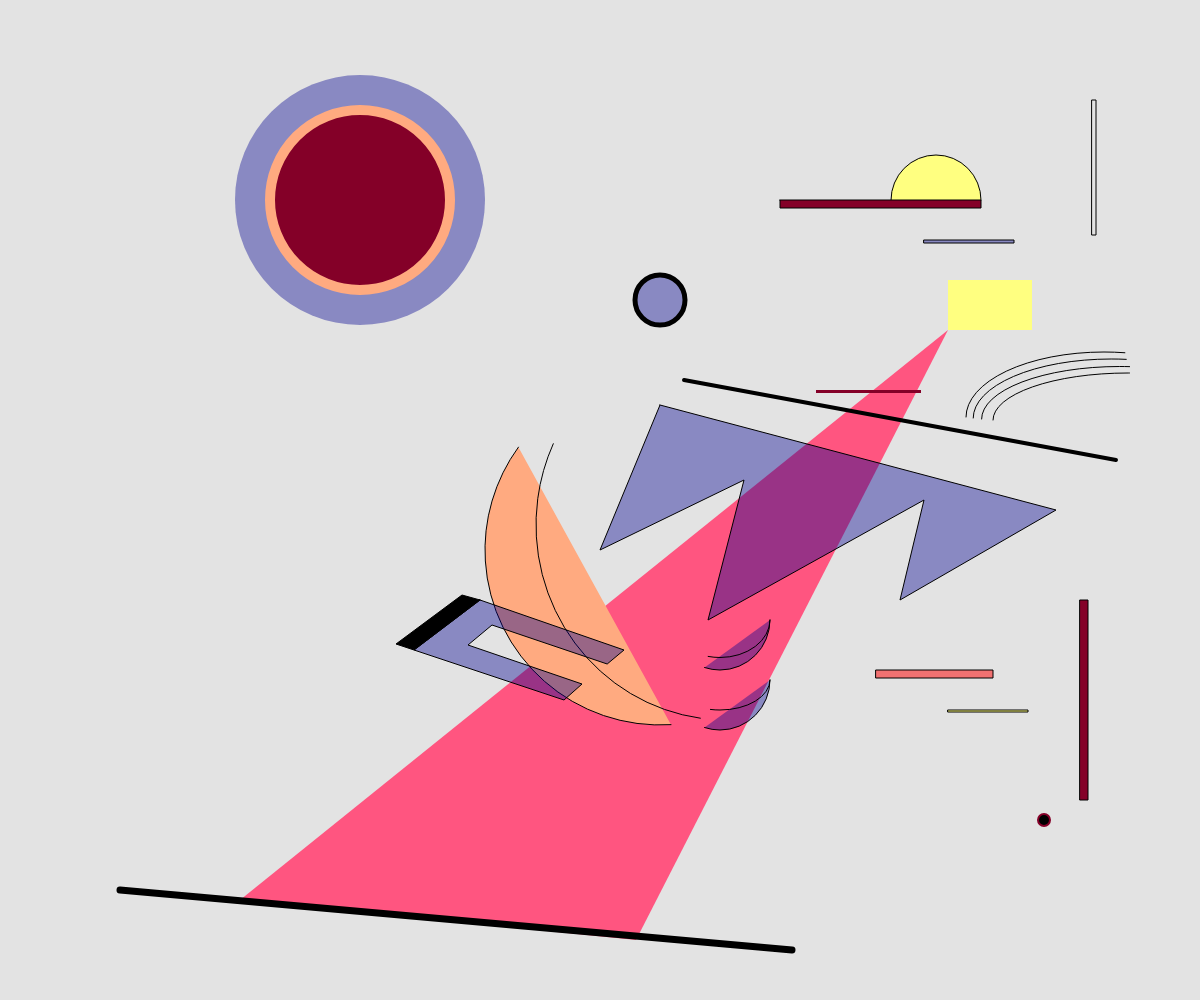
Frame 1 (no input)
Frame 60 (no input): identical to frame 1, image omitted
Frame 120 (the mouse pressed at the canvas centre since frame 60): identical to frame 1, image omitted

The p5.js sketch that drew this single still picture (run headless with seeded random() and noise() and a simulated clock; from frame 60 on, the mouse is pressed at the canvas centre):

// p5.js sketch
// ── sketch.js
let baseSize = 10; //variable for base size

//make variables that represent colors
let color1 = "rgb(255, 255, 128)"; //yellow (lightest)
let color2 = "rgb(255, 170, 128)"; //orange
let color3 = "rgb(255, 85, 128)"; //pink
let color4 = "rgba(132, 0, 40, 1)"; //deep red
let color5 = "rgba(2, 0, 144, 0.4)"; //this one has transparency

function setup() {
  createCanvas(windowWidth, windowHeight);
}

function draw() {
  // set background to a
  background("rgba(227, 227, 227, 1)");

  // create shorthand for canvas width & height
  let w = width;
  let h = height;

  // draw the large circle on the top left
  // larger transparent layer
  fill(color5);
  noStroke();
  circle(w * 0.3, h * 0.2, baseSize * 25);
  // solid color in the middle
  fill(color4);
  stroke(color2);
  strokeWeight(10);
  circle(w * 0.3, h * 0.2, baseSize * 18);

  // draw the smaller circle next to it
  fill(color5);
  stroke("black");
  strokeWeight(5);
  circle(w * 0.55, h * 0.3, 5 * baseSize);

  // half circle on top
  strokeWeight(1);
  fill(color1);
  arc(w * 0.78, h * 0.2, baseSize * 9, baseSize * 9, PI, 0);

  // rectangle in the middle
  // making a polygon so i can line it up with the arc
  fill(color4);
  beginShape();
  // top left vertex
  vertex(w * 0.65, h * 0.2);
  // top right vertex that touches the right edge of the arc
  vertex(w * 0.78 + (baseSize * 9) / 2, h * 0.2);
  vertex(w * 0.78 + (baseSize * 9) / 2, h * 0.2 + baseSize * 0.8);
  vertex(w * 0.65, h * 0.2 + baseSize * 0.8);
  endShape(CLOSE);

  // square at the top of the triangle
  noStroke();
  fill(color1);
  beginShape();
  vertex(w * 0.79, h * 0.28); //top left
  vertex(w * 0.86, h * 0.28); //top right
  vertex(w * 0.86, h * 0.33); //bottom right
  vertex(w * 0.79, h * 0.33); //bottom left: the vertex that joins the triangle
  endShape(CLOSE);

  // draw the large triangle in the middle
  noStroke();
  fill(color3);
  beginShape();
  vertex(w * 0.79, h * 0.33); //starting with the vertex that joins the rectangle
  vertex(w * 0.2, h * 0.9); //bottom left
  vertex(w * 0.53, h * 0.94); //bottom right
  endShape(CLOSE);

  // vertical line (top right)
  stroke("black");
  noFill();
  rect(w * 0.91, h * 0.1, baseSize * 0.4, baseSize * 13.5);

  // horizontal line (top right)
  // black stroke, transparent fill
  fill(color5);
  rect(w * 0.77, h * 0.24, baseSize * 9, baseSize * 0.3);

  // horizontal line 2 (on top of triangle)
  // no stroke, red
  noStroke();
  fill(color4);
  rect(w * 0.68, h * 0.39, baseSize * 10.5, baseSize * 0.3);

  // vertical line (bottom right)
  stroke("black");
  rect(w * 0.9, h * 0.6, baseSize * 0.8, baseSize * 20);

  // horizontal line 3 (bottom right)
  fill("rgba(255, 0, 0, 0.5)"); //custom color here for transparency
  rect(w * 0.73, h * 0.67, baseSize * 11.7, baseSize * 0.8);

  // horizontal line 4 (bottom right)
  fill(color1);
  stroke("black");
  rect(w * 0.79, h * 0.71, baseSize * 8, baseSize / 5);

  // tiny dot (bottom right)
  fill("black");
  strokeWeight(2);
  stroke(color4);
  circle(w * 0.87, h * 0.82, baseSize * 1.2);

  // curved arcs, top to bottom
  noFill();
  stroke("black");
  strokeWeight(1);
  // making them graduating smaller and flatter
  arc(w * 0.92, h * 0.417, w * 0.23, h * 0.13, PI, PI * 1.6);
  arc(w * 0.926, h * 0.418, w * 0.23, h * 0.118, PI, PI * 1.58);
  arc(w * 0.933, h * 0.419, w * 0.23, h * 0.105, PI, PI * 1.56);
  arc(w * 0.94, h * 0.42, w * 0.225, h * 0.094, PI, PI * 1.51);

  // straight line (on top of triangle)
  stroke("black");
  strokeWeight(4);
  line(w * 0.57, h * 0.38, w * 0.93, h * 0.46);

  // crown-shaped polygon (on top of triangle)
  stroke("black");
  strokeWeight(1);
  fill(color5);
  beginShape();
  vertex(w * 0.55, h * 0.405); //top left vertex
  vertex(w * 0.88, h * 0.51); //top right vertex
  vertex(w * 0.75, h * 0.6); //right peak
  vertex(w * 0.77, h * 0.5); //right dip
  vertex(w * 0.59, h * 0.62); //middle peak
  vertex(w * 0.62, h * 0.48); //left dip
  vertex(w * 0.5, h * 0.55); //left peak
  endShape(CLOSE);

  // half-moon on the bottom left
  stroke("black");
  strokeWeight(1);
  //bottom arc
  fill(color2);
  arc(
    w * 0.55,
    h * 0.55,
    baseSize * 35,
    baseSize * 35,
    PI * 0.48,
    PI * 1.2,
    OPEN
  );
  //top arc
  noFill();
  arc(
    w * 0.605,
    h * 0.525,
    baseSize * 38,
    baseSize * 39,
    PI * 0.542,
    PI * 1.14,
    OPEN
  );

  // black 'c' shape
  fill(color5); //transparent black fill
  stroke("black");
  strokeWeight(1);
  beginShape();
  vertex(w * 0.4, h * 0.6); //top left
  vertex(w * 0.52, h * 0.65); //top right 1
  vertex(w * 0.506, h * 0.664); //top right 2
  vertex(w * 0.41, h * 0.625); //middle top
  vertex(w * 0.39, h * 0.645); //middle bottom
  vertex(w * 0.485, h * 0.684); //bottom right 1
  vertex(w * 0.47, h * 0.7); //bottom right 2
  vertex(w * 0.345, h * 0.65); //bottom left
  endShape(CLOSE);

  // black rectangle next to black 'c' shape
  fill("rgba(0, 0, 0, 1)");
  stroke("black");
  strokeWeight(1);
  beginShape(); //drawing a polygon so the vertices line up
  vertex(w * 0.4, h * 0.6); //top right = top left
  vertex(w * 0.385, h * 0.595); //top left
  vertex(w * 0.33, h * 0.644); //bottom left
  vertex(w * 0.345, h * 0.65); //bottom right = bottom left
  endShape(CLOSE);

  // half moon shapes on the right
  stroke("black");
  strokeWeight(1);
  //shape 1 bottom arc
  fill(color5);
  arc(w * 0.6, h * 0.62, baseSize * 10, baseSize * 10, PI * 2, PI * 0.6, OPEN);
  //shape 1 top arc
  noFill();
  arc(w * 0.6, h * 0.62, baseSize * 10, baseSize * 7.5, PI * 2, PI * 0.6);
  //shape 2 bottom arc
  fill(color5);
  arc(w * 0.6, h * 0.68, baseSize * 10, baseSize * 10, PI * 2, PI * 0.6, OPEN);
  //shape 2 top arc
  noFill();
  arc(w * 0.6, h * 0.68, baseSize * 10, baseSize * 6, PI * 2, PI * 0.6, OPEN);

  // bottom line
  strokeWeight(7);
  line(w * 0.1, h * 0.89, w * 0.66, h * 0.95);
}
